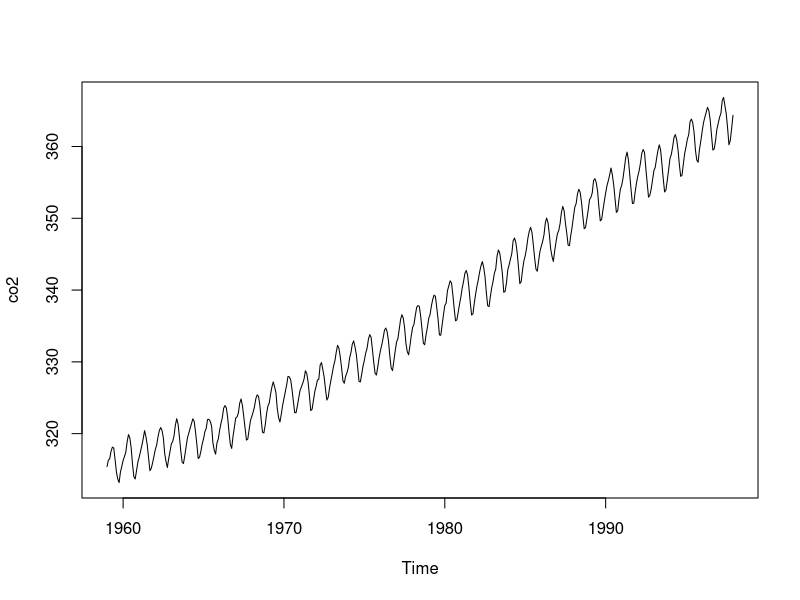
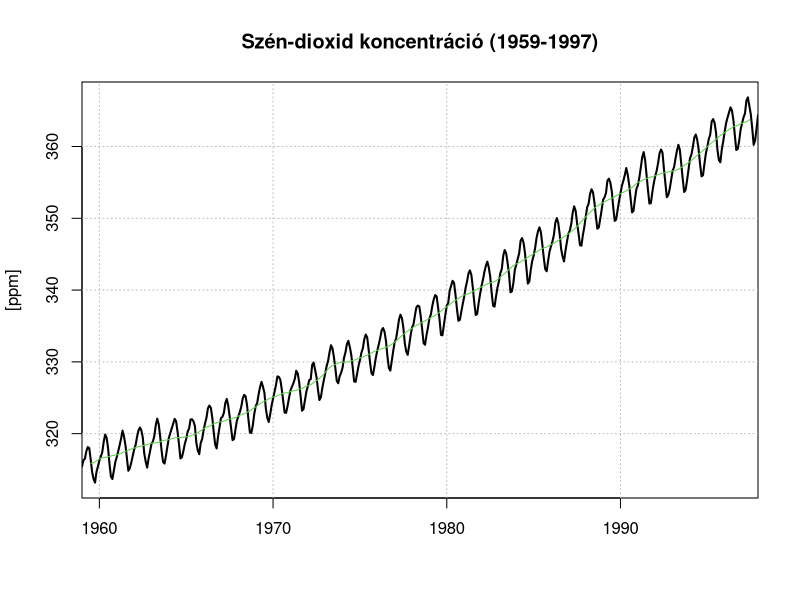
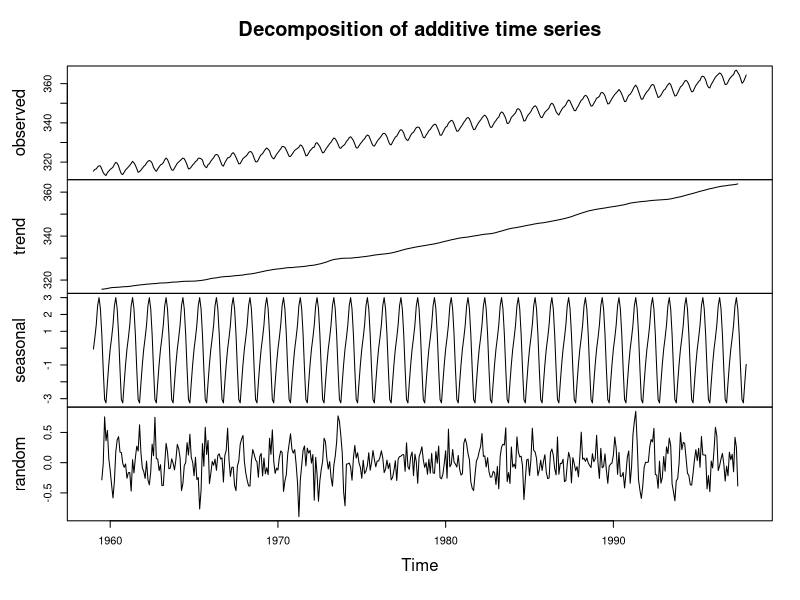

These figures' R source, in order:
## CO2
?co2
co2
tsp(co2)
end(co2)
time(co2)
time(co2)[1:13] #Az idő paraméter az első évben
cycle(co2)
as.vector(co2)[1:10] #Koncentráció vektora

plot(co2)

plot(co2,main="Szén-dioxid koncentráció (1959-1997)",xlab="",ylab="[ppm]",xaxs="i",typ="n")
grid(col="grey")
lines(co2,lwd=2)

##Trend idősor nemparamétere szűrővel
co2.ma3=filter(co2,c(1/3,1/3,1/3)) #Mozgó átlag 3 e. ablak

co2.ma3=filter(co2,c(1/3,1/3,1/3)) #Mozgó átlag 3 e. ablak
co2.ma4=filter(co2,c(rep(1/4,4))) #Mozgó átlag 4 e. ablak
co2.ma4jav=filter(co2,c(1/8,rep(1/4,3),1/8)) #Mozgó átlag javított 4 e. ablak
co2.ma12=filter(co2,c(1/24,rep(1/12,11),1/24)) #Mozgó átlag 12 e. ablak
lines(co2.ma12,col=3)

##Dekompozíció mozgóátlaggal
co2.dec <- decompose(co2)
plot(co2.dec)
